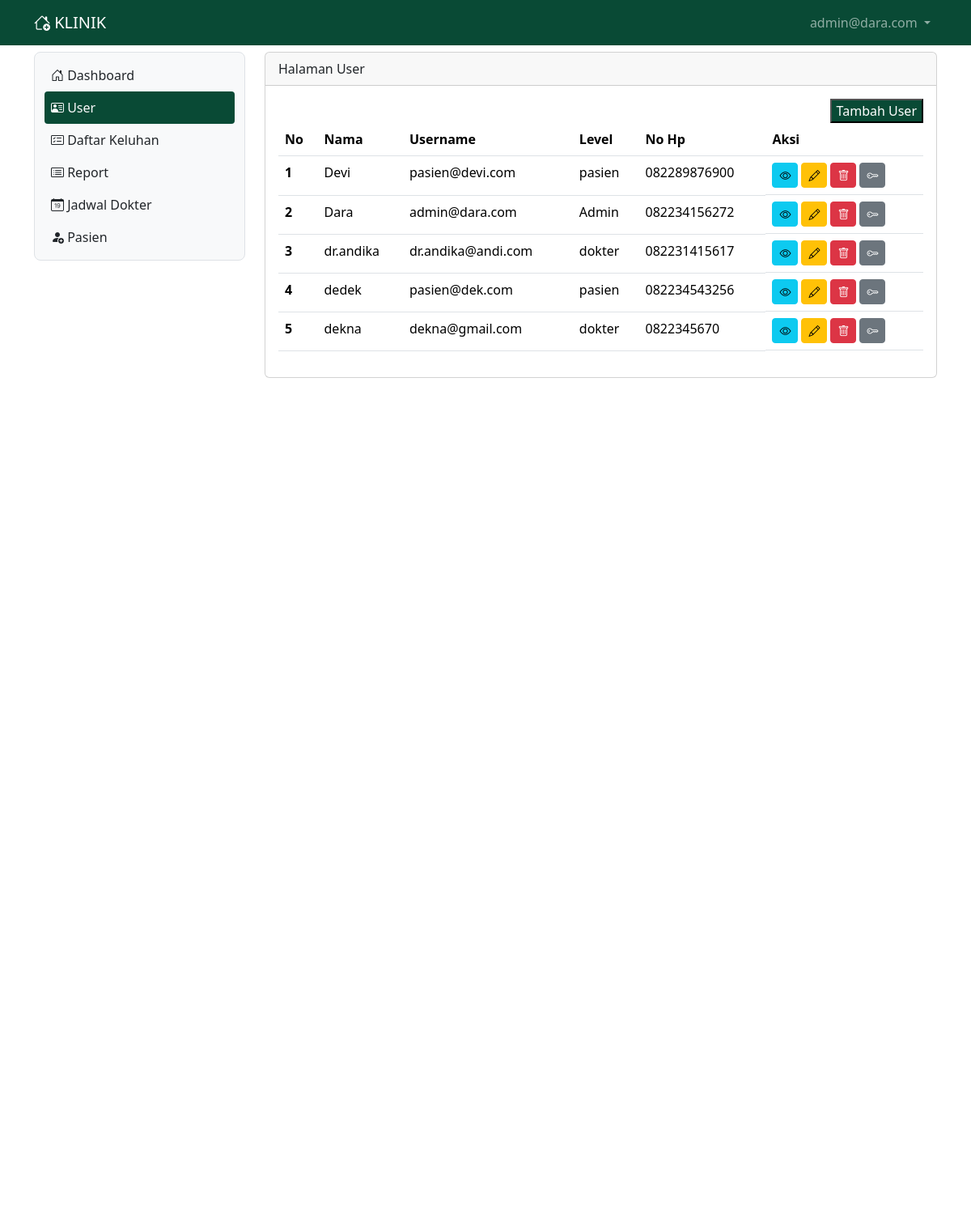
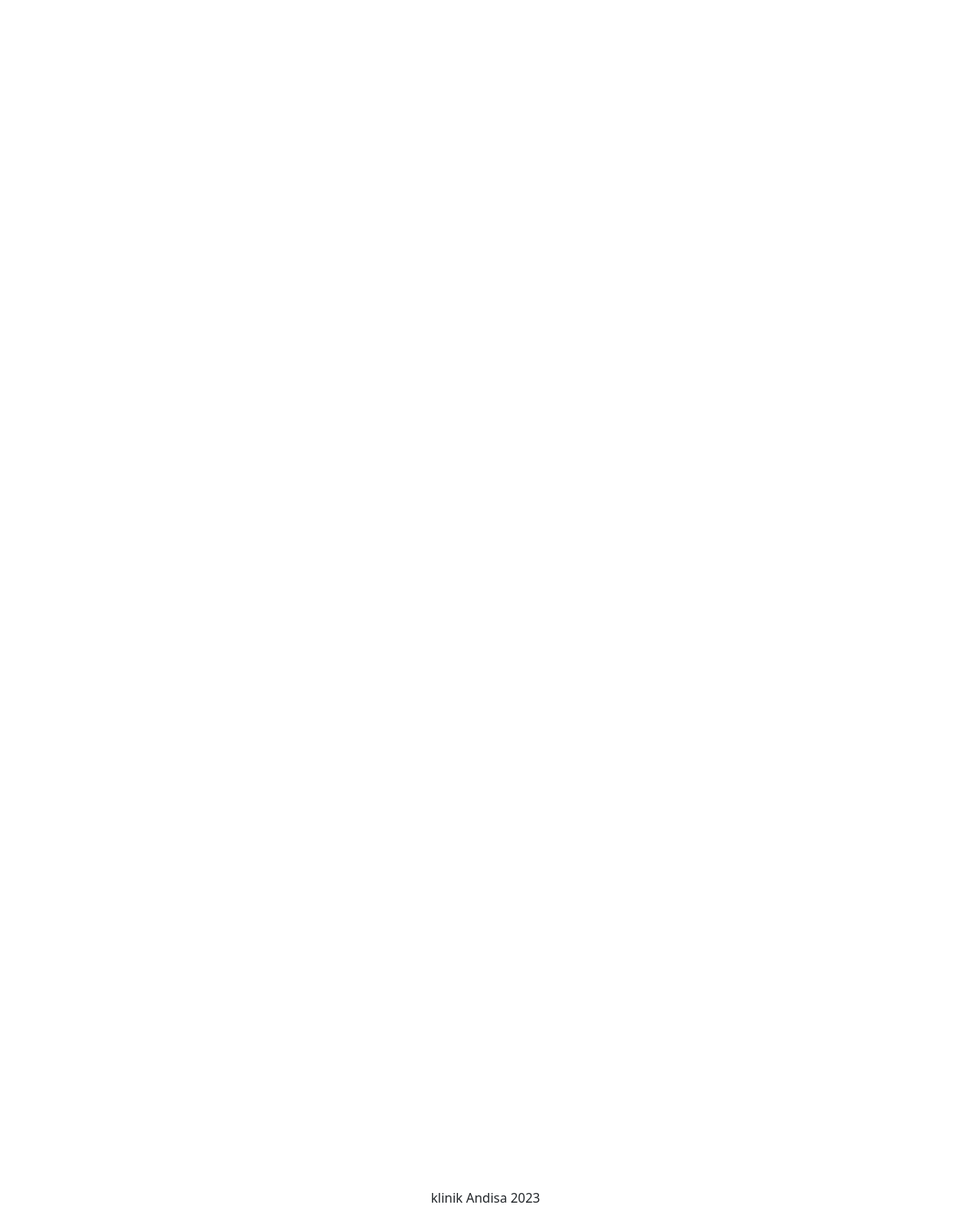
/user (signed in), run on the app's committed database (2 pictures, top to bottom).
### tables this page shows
CREATE TABLE IF NOT EXISTS `tb_user` (
  `nik` int NOT NULL AUTO_INCREMENT,
  `nama` varchar(50) DEFAULT NULL,
  `username` varchar(200) DEFAULT NULL,
  `password` varchar(200) DEFAULT NULL,
  `level` int DEFAULT NULL,
  `nohp` varchar(15) DEFAULT NULL,
  `alamat` varchar(300) DEFAULT NULL,
  PRIMARY KEY (`nik`)
);

### user.php (the view, shortened to what this page needs)
<?php
include "proses/connect.php";
$query = mysqli_query($conn, "SELECT * FROM tb_user");
while ($record = mysqli_fetch_array($query)) {
    $result[] = $record;
}
?>
<div class="col-lg-9 mt-2">
    <div class="card">
        <div class="card-header">
            Halaman User
        </div>
        <div class="card-body">
            <div class="row">
                <div class="col d-flex justify-content-end">
                    <button style="background-color: rgb(9, 74, 53); color: white;" data-bs-toggle="modal" data-bs-target="#ModalTambahUser"> Tambah User</button>
                </div>
            </div>
            <?php
            if (empty($result)) {
                echo "Data user tidak ada";
            } else {
            ?>
                <div class="table-responsive">
                    <table class="table table-hover">
                        <thead>
                            <tr>
                                <th scope="col">No</th>
                                <th scope="col">Nama</th>
                                <th scope="col">Username</th>
                                <th scope="col">Level</th>
                                <th scope="col">No Hp</th>
                                <th scope="col">Aksi</th>
                            </tr>
                        </thead>
                        <tbody>
                            <?php
                            $no = 1;
                            foreach ($result as $row) {
                            ?>
                                <tr>
                                    <th scope="row"><?php echo $no++ ?></th>
                                    <td><?php echo $row['nama'] ?></td>
                                    <td><?php echo $row['username'] ?></td>
                                    <td> <?php
                                            if ($row['level'] == 1) {
                                                echo "Admin";
                                            } elseif ($row['level'] == 2) {
                                                echo "dokter";
                                            } elseif ($row['level'] == 3) {
                                                echo "pasien";
                                            }
                                            ?></td>
                                    <td><?php echo $row['nohp'] ?></td>
                                    <td class="d-flex">
                                        <button class="btn btn-info btn-sm me-1" data-bs-toggle="modal" data-bs-target="#ModalView<?php echo $row['nik'] ?>"><i class="bi bi-eye"></i></button>
                                        <button class="btn btn-warning btn-sm me-1" data-bs-toggle="modal" data-bs-target="#ModalEdit<?php echo $row['nik'] ?>"><i class="bi bi-pencil"></i></button>
                                        <button class="btn btn-danger btn-sm me-1" data-bs-toggle="modal" data-bs-target="#ModalDelete<?php echo $row['nik'] ?>"><i class="bi bi-trash"></i></button>
                                        <button class="btn btn-secondary btn-sm" data-bs-toggle="modal" data-bs-target="#ModalResetPassword<?php echo $row['nik'] ?>"><i class="bi bi-key"></i></button>
                                    </td>
                                </tr>
                            <?php
                            }
                            ?>
                        </tbody>
                    </table>
                </div>
            <?php
            }
            ?>
        </div>
    </div>
</div>

### index.php (shortened to what this page needs)
<?php
 if (isset($_GET['x']) && $_GET['x'] == 'dashboard') {
     $page = "home.php";
     include "main.php";
 }elseif(isset($_GET['x']) && $_GET['x']=='user'){
     if($_SESSION['level_klinik']==1){
         include "main.php";
     }else{
         $page = "home.php";
         include "main.php";
     }
 } elseif (isset($_GET['x']) && $_GET['x'] == 'jadwaldokter') {
     $page = "jadwaldokter.php";
     include "main.php";
 } elseif (isset($_GET['x']) && $_GET['x'] == 'pasien') {
     $page = "pasien.php";
     include "main.php";
 } elseif (isset($_GET['x']) && $_GET['x'] == 'daftarkeluhan') {
     $page = "daftarkeluhan.php";
     include "main.php";
 } elseif (isset($_GET['x']) && $_GET['x'] == 'login') {
     include "login.php";
 } elseif (isset($_GET['x']) && $_GET['x'] == 'logout') {
     include "proses/proses_logout.php";
 }else {
     $page = "home.php";
     include "main.php";
 }
 ?>

### main.php (shortened to what this page needs)
<?php
    include "proses/connect.php";
    $query = mysqli_query($conn, "SELECT * FROM tb_user WHERE username ='$_SESSION[username_klinik]' ");
    $hasil = mysqli_fetch_array($query);
?>
<!doctype html>
<html lang="en">
<head>
    <link href="https://cdn.jsdelivr.net/npm/bootstrap@5.3.2/dist/css/bootstrap.min.css" rel="stylesheet">
    <link rel="stylesheet" href="https://cdn.jsdelivr.net/npm/bootstrap-icons@1.11.2/font/bootstrap-icons.min.css">
    <link rel="stylesheet" href="assets/CSS/style.css">
</head>
<body style="height: 3000px;">
    <?php include "header.php"; ?>
    <div class="container-lg ">
        <div class="row">
            <?php include "sidebar.php"; ?>
            <?php
                include $page;
            ?>
        </div>
        <div class="fixed-bottom text-center mb-2">
            klinik Andisa 2023
        </div>
    </div>
</body>
</html>

### header.php (shortened to what this page needs)
<nav class="navbar navbar-expand navbar-dark sticky-top custom-header">
        <div class="container-lg">
            <a class="navbar-brand " href="."><i class="bi bi-house-add"></i> KLINIK</a>
            <div class="collapse navbar-collapse justify-content-end" id="navbarNavDropdown">
                <ul class="navbar-nav">
                    <li class="nav-item dropdown">
                        <a class="nav-link dropdown-toggle" href="#" role="button" data-bs-toggle="dropdown" aria-expanded="false">
                            <?php
                                echo $hasil['username'];
                            ?>
                        </a>
                    </li>
                </ul>
            </div>
        </div>
    </nav>

### sidebar.php (shortened to what this page needs)
<div class="col-lg-3">
    <nav class="navbar navbar-expand-lg bg-light rounded-3 border mt-2">
        <div class="container-fluid">
            <div class="offcanvas offcanvas-start" tabindex="-1" id="offcanvasNavbar" aria-labelledby="offcanvasNavbarLabel" style="width:250px">
                <div class="offcanvas-body">
                <ul class="navbar-nav custom-nav-pills flex-column justify-content-end flex-grow-1 pe-0">
                        <li class="nav-item">
                            <a class="nav-link ps-2 <?php echo ((isset($_GET['x']) && $_GET['x'] == 'dashboard') || !isset($_GET['x'])) ? 'active link-light' :'link-dark'; ?>" aria-current="page" href="dashboard"> <i' class="bi bi-house-door"></i> Dashboard</a>
                        </li>
                        <?php if($hasil['level']==1){?>
                        <li class="nav-item">
                            <a class="nav-link link ps-2 <?php echo (isset($_GET['x']) && $_GET['x'] == 'user') ? 'active link-light' : 'link-dark'; ?>" href="user"><i class="bi bi-person-vcard"></i> User</a>
                        </li>
                        <li class="nav-item">
                            <a class="nav-link link ps-2 <?php echo (isset($_GET['x']) && $_GET['x'] == 'daftarkeluhan') ? 'active link-light' : 'link-dark'; ?>" href="daftarkeluhan"><i class="bi bi-card-checklist"></i> Daftar Keluhan</a>
                        </li>
                        <li class="nav-item">
                            <a class="nav-link link ps-2 <?php echo (isset($_GET['x']) && $_GET['x'] == 'report') ? 'active link-light' : 'link-dark'; ?>" href="report"><i class="bi bi-card-list"></i> Report</a>
                        </li>
                        <?php } ?>
                        <li class="nav-item">
                            <a class="nav-link link ps-2 <?php echo (isset($_GET['x']) && $_GET['x'] == 'jadwaldokter') ? 'active link-light' : 'link-dark'; ?>" href="jadwaldokter"><i class="bi bi-calendar-date"></i> Jadwal Dokter</a>
                        </li>
                        <?php if($hasil['level']==2 || $hasil['level'] == 1){?>
                        <li class="nav-item">
                            <a class="nav-link link ps-2 <?php echo (isset($_GET['x']) && $_GET['x'] == 'pasien') ? 'active link-light' : 'link-dark'; ?>" href="pasien"><i class="bi bi-person-fill-add"></i> Pasien</a>
                        </li>
                        <?php } ?>
                    </ul>
                </div>
            </div>
        </div>
    </nav>
</div

### assets/CSS/style.css (style rules this page uses)
.custom-nav-pills .nav-item .nav-link.active { background-color:rgb(9, 74, 53); color: white; border-radius : 4px; }
.custom-header { background-color: rgb(9, 74, 53); }
.custom-header .navbar-brand { color: white; }

### data on the page
tb_user: username "admin@dara.com", nama "Dara", level "Admin", nohp "082234156272"
tb_user: nama "Devi", username "pasien@devi.com", level "pasien", nohp "082289876900"
tb_user: nama "dr.andika", username "dr.andika@andi.com", level "dokter", nohp "082231415617"
tb_user: nama "dedek", username "pasien@dek.com", level "pasien", nohp "082234543256"
tb_user: nama "dekna", username "dekna@gmail.com", level "dokter", nohp "0822345670"
